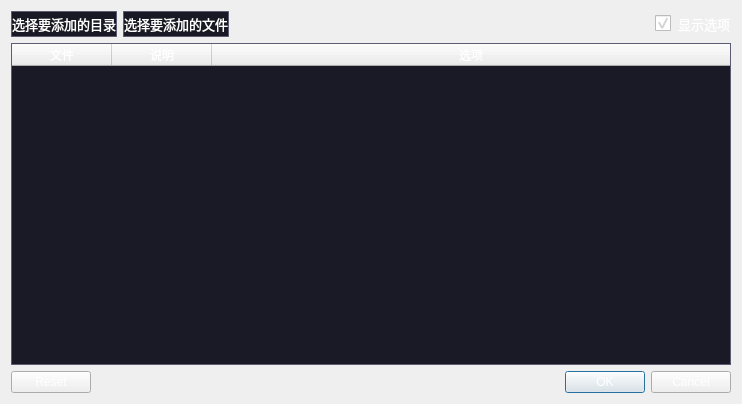
<?xml version="1.0" encoding="UTF-8"?>
<ui version="4.0">
 <class>qSlicerDataDialog</class>
 <widget class="QDialog" name="qSlicerDataDialog">
  <property name="geometry">
   <rect>
    <x>0</x>
    <y>0</y>
    <width>742</width>
    <height>404</height>
   </rect>
  </property>
  <property name="windowTitle">
   <string>向场景中添加数据</string>
  </property>
  <property name="windowIcon">
   <iconset resource="../qSlicerBaseQTGUI.qrc">
    <normaloff>:/Icons/Small/SlicerLoadData.png</normaloff>:/Icons/Small/SlicerLoadData.png</iconset>
  </property>
  <property name="styleSheet">
   <string notr="true">QTableWidget{
	selection-background-color: #41507d;
    background: #1a1a26;
	border: 1px solid #5c5c74;
	color: rgb(255, 255, 255);
}

/*垂直滚动条整体*/
QScrollBar:vertical
{
    width:8px;
    background:#323349;
    margin:0px,0px,0px,0px;
    padding-top:0px;   /*上预留位置*/
    padding-bottom:0px;    /*下预留位置*/
}
 
/*滚动条中滑块的样式*/
QScrollBar::handle:vertical
{
    width:8px;
    background:#727284;
    min-height:20px;
}
 
/*鼠标触及滑块样式*/
QScrollBar::handle:vertical:hover
{
    width:9px;
    background:#727284;
    min-height:20;
}
 
/*设置下箭头*/
QScrollBar::add-line:vertical
{
    height:0px;
    width:0px;
    subcontrol-position:bottom;
}
 
/*设置上箭头*/
QScrollBar::sub-line:vertical
{
    height:0px;
    width:0px;
    subcontrol-position:top;
}
 
/*当滚动条滚动的时候，上面的部分和下面的部分*/
QScrollBar::add-page:vertical,QScrollBar::sub-page:vertical
{
    background:rgb(0,0,0,10%);
    border-radius:4px;
}

QPushButton#AddDirectoryButton,
QPushButton#AddFilesButton{
	color: rgb(255, 255, 255);
	height: 24px;
	font: 10pt &quot;SimHei&quot;;
	background: #191925;
	border: 1px solid #5c5c74;
}

QPushButton#AddDirectoryButton:hover,
QPushButton#AddFilesButton:hover {
	background-color: #5C5C74;
}


QCheckBox {
    spacing: 7px;/*复选框文本与勾选框（就是左边的勾选小框框，自己瞎叫的）的距离*/
}

QCheckBox::indicator {
    width: 16px;/*勾选框的大小*/
    height: 16px;
}
/*勾选框未选中时的图像*/
QCheckBox::indicator:unchecked {
    image: url(:/Icons/CheckBoxImage1.png);
}

/*勾选框选中时的图像*/
QCheckBox::indicator:checked {
    image: url(:/Icons/CheckBoxImage.png);
}

QComboBox {
	color: rgb(255, 255, 255);
    background: #191925;
	border: 1px solid #5c5c74;
	font: 10pt &quot;Microsoft YaHei&quot;;
}

QComboBox QAbstractItemView {
    outline: 0px solid gray;     
    color: rgb(255, 255, 255);
    background-color: rgb(60, 60, 90);   
    selection-background-color: rgb(105, 135, 213);  
}

QComboBox QAbstractItemView::item:hover {
    color: rgb(255, 255, 255);
    background-color: rgb(105, 135, 213);
}

QComboBox QAbstractItemView::item:selected {
    color: rgb(255, 255, 255);
    background-color: rgb(105, 135, 213);
}

QComboBox:hover{
	background-color: rgb(105, 135, 213);
}

QComboBox::drop-down {
	subcontrol-origin: padding;
    subcontrol-position: top right;
    /*width: 20px;*/
 	
    /*border-left-width: 1px;
    border-left-color: darkgray;
    border-left-style: solid;*/ /* just a single line */
    border-top-right-radius: 3px; /* same radius as the QComboBox */
    border-bottom-right-radius: 3px;
}

QComboBox::down-arrow {
	image: url(:/Icons/comboBoxDown1.png);
}

QSpinBox {
	/* 为箭头保留空间 */
	/*padding-right:20px;*/
	color: rgb(255, 255, 255);
	background: #1a1a26;
	border: 1px solid #5c5c74;
	font: 10pt &quot;Microsoft YaHei&quot;;
	min-height:21px;
	max-height:21px;
}

/* 向上按钮 */
QSpinBox::up-button {
	subcontrol-origin:border;
	subcontrol-position:top right;
	width:16px;
	border-width:1px;
}

QSpinBox::up-button:hover {
	background-color: rgb(105, 135, 213);
}

QSpinBox::down-button {
	subcontrol-origin:border;
	subcontrol-position:bottom right;
	width:16px;
	border-width:1px;
	border-top-width:0;
}

/* 向下按钮 */
QSpinBox::down-button:hover {
	background-color: rgb(105, 135, 213);
}

/* 向下按钮里的小箭头 */
QSpinBox::down-arrow {
	image:url(:/Icons/SpinboxDown.png);
	width:7px;
	height:4px;
}

/* 向上按钮里的小箭头 */
QSpinBox::up-arrow {
	image:url(:/Icons/SpinboxUp.png);
	width:7px;
	height:4px;
}


QDoubleSpinBox {
	/* 为箭头保留空间 */
	padding-right:20px;
	background: #1a1a26;
	border: 1px solid #5c5c74;
	color: rgb(255, 255, 255);

	min-height:21px;
	max-height:21px;
}

/* 向上按钮 */
QDoubleSpinBox::up-button {
	subcontrol-origin:border;
	subcontrol-position:top right;
	width:16px;
	border-width:1px;
}

QDoubleSpinBox::up-button:hover {
	background-color: rgb(105, 135, 213);
}

QDoubleSpinBox::down-button {
	subcontrol-origin:border;
	subcontrol-position:bottom right;
	width:16px;
	border-width:1px;
	border-top-width:0;
}

/* 向下按钮 */
QDoubleSpinBox::down-button:hover {
	background-color: rgb(105, 135, 213);
}

/* 向下按钮里的小箭头 */
QDoubleSpinBox::down-arrow {
	image:url(:/Icons/SpinboxDown.png);
	width:7px;
	height:4px;
}

/* 向上按钮里的小箭头 */
QDoubleSpinBox::up-arrow {
	image:url(:/Icons/SpinboxUp.png);
	width:7px;
	height:4px;
}

QWidget{
	color: #ffffff;
	font: 10pt &quot;Microsoft YaHei&quot;;
}</string>
  </property>
  <layout class="QGridLayout" name="gridLayout">
   <item row="0" column="0">
    <widget class="QPushButton" name="AddDirectoryButton">
     <property name="font">
      <font>
       <family>SimHei</family>
       <pointsize>10</pointsize>
       <weight>50</weight>
       <italic>false</italic>
       <bold>false</bold>
      </font>
     </property>
     <property name="styleSheet">
      <string notr="true"/>
     </property>
     <property name="text">
      <string>选择要添加的目录</string>
     </property>
    </widget>
   </item>
   <item row="0" column="1">
    <widget class="QPushButton" name="AddFilesButton">
     <property name="font">
      <font>
       <family>SimHei</family>
       <pointsize>10</pointsize>
       <weight>50</weight>
       <italic>false</italic>
       <bold>false</bold>
      </font>
     </property>
     <property name="styleSheet">
      <string notr="true"/>
     </property>
     <property name="text">
      <string>选择要添加的文件</string>
     </property>
    </widget>
   </item>
   <item row="0" column="2">
    <spacer name="horizontalSpacer">
     <property name="orientation">
      <enum>Qt::Horizontal</enum>
     </property>
     <property name="sizeHint" stdset="0">
      <size>
       <width>530</width>
       <height>20</height>
      </size>
     </property>
    </spacer>
   </item>
   <item row="1" column="0" colspan="4">
    <widget class="QTableWidget" name="FileWidget">
     <property name="font">
      <font>
       <family>Microsoft YaHei</family>
       <pointsize>10</pointsize>
       <weight>50</weight>
       <italic>false</italic>
       <bold>false</bold>
      </font>
     </property>
     <property name="styleSheet">
      <string notr="true">QTableWidget::indicator{
width: 16px;/*勾选框的大小*/
height: 16px;
}

QTableWidget::indicator:checked
{
image: url(:/Icons/CheckBoxImage.png);
}

QTableWidget::indicator:unchecked
{
image: url(:/Icons/CheckBoxImage1.png);
}


QToolButton{
	background: #191925;
	border: 1px solid #5c5c74;
}

QToolButton:hover {
	background-color: #5C5C74;
}

QTableWidget::item:hover
{
	background-color: #6987d5;
}
</string>
     </property>
     <property name="alternatingRowColors">
      <bool>true</bool>
     </property>
     <property name="selectionMode">
      <enum>QAbstractItemView::NoSelection</enum>
     </property>
     <property name="selectionBehavior">
      <enum>QAbstractItemView::SelectRows</enum>
     </property>
     <property name="textElideMode">
      <enum>Qt::ElideLeft</enum>
     </property>
     <property name="sortingEnabled">
      <bool>true</bool>
     </property>
     <property name="cornerButtonEnabled">
      <bool>false</bool>
     </property>
     <attribute name="horizontalHeaderVisible">
      <bool>true</bool>
     </attribute>
     <attribute name="horizontalHeaderShowSortIndicator" stdset="0">
      <bool>true</bool>
     </attribute>
     <attribute name="horizontalHeaderStretchLastSection">
      <bool>true</bool>
     </attribute>
     <attribute name="verticalHeaderVisible">
      <bool>false</bool>
     </attribute>
     <attribute name="verticalHeaderShowSortIndicator" stdset="0">
      <bool>false</bool>
     </attribute>
     <column>
      <property name="text">
       <string>文件</string>
      </property>
     </column>
     <column>
      <property name="text">
       <string>说明</string>
      </property>
     </column>
     <column>
      <property name="text">
       <string>选项</string>
      </property>
     </column>
    </widget>
   </item>
   <item row="2" column="0" colspan="4">
    <widget class="QDialogButtonBox" name="ButtonBox">
     <property name="font">
      <font>
       <family>Microsoft YaHei</family>
       <pointsize>10</pointsize>
       <weight>50</weight>
       <italic>false</italic>
       <bold>false</bold>
      </font>
     </property>
     <property name="styleSheet">
      <string notr="true"/>
     </property>
     <property name="orientation">
      <enum>Qt::Horizontal</enum>
     </property>
     <property name="standardButtons">
      <set>QDialogButtonBox::Cancel|QDialogButtonBox::Ok|QDialogButtonBox::Reset</set>
     </property>
    </widget>
   </item>
   <item row="0" column="3">
    <widget class="QCheckBox" name="ShowOptionsCheckBox">
     <property name="enabled">
      <bool>true</bool>
     </property>
     <property name="font">
      <font>
       <family>Microsoft YaHei</family>
       <pointsize>10</pointsize>
       <weight>50</weight>
       <italic>false</italic>
       <bold>false</bold>
      </font>
     </property>
     <property name="styleSheet">
      <string notr="true">color: rgb(255, 255, 255);</string>
     </property>
     <property name="text">
      <string>显示选项</string>
     </property>
     <property name="checked">
      <bool>true</bool>
     </property>
    </widget>
   </item>
  </layout>
 </widget>
 <resources>
  <include location="../qSlicerBaseQTGUI.qrc"/>
 </resources>
 <connections>
  <connection>
   <sender>ButtonBox</sender>
   <signal>accepted()</signal>
   <receiver>qSlicerDataDialog</receiver>
   <slot>accept()</slot>
   <hints>
    <hint type="sourcelabel">
     <x>248</x>
     <y>254</y>
    </hint>
    <hint type="destinationlabel">
     <x>157</x>
     <y>274</y>
    </hint>
   </hints>
  </connection>
  <connection>
   <sender>ButtonBox</sender>
   <signal>rejected()</signal>
   <receiver>qSlicerDataDialog</receiver>
   <slot>reject()</slot>
   <hints>
    <hint type="sourcelabel">
     <x>316</x>
     <y>260</y>
    </hint>
    <hint type="destinationlabel">
     <x>286</x>
     <y>274</y>
    </hint>
   </hints>
  </connection>
 </connections>
</ui>
